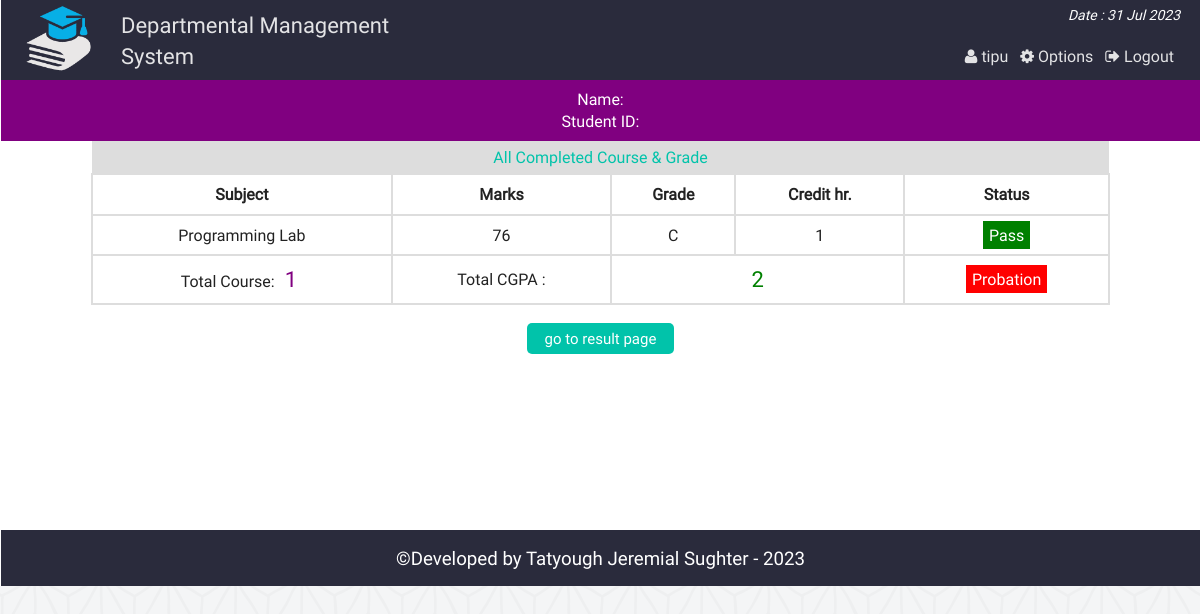
Page /view_cgpa.php (signed in) on the committed database.
### tables this page shows
CREATE TABLE `result` (
  `id` int(11) NOT NULL,
  `st_id` int(11) NOT NULL,
  `marks` int(5) NOT NULL,
  `sub` varchar(50) NOT NULL,
  `semester` varchar(20) NOT NULL
);

### php/functions.php (called while the page is built, shortened)
<?php
class login_registration_class{
	public function view_cgpa($stid){
		global $conn;
		$sql = "select * from result where st_id='$stid'";
		$result = $conn->query($sql);
		return $result;
	}
};
?>

### view_cgpa.php (the view, shortened to what this page needs)
<?php
	require "php/config.php";
	require_once "php/functions.php";
	$user = new login_registration_class();
?>
<?php
include "php/headertop_admin.php";
?>
<div class="all_student fix">
		<?php
		function credit_hour($x){
			if($x=="DBMS") return 3;
			elseif($x == "DBMS Lab") return 1;
			elseif($x == "Mathematics") return 4;
			elseif($x == "Programming") return 3;
			elseif($x == "Programming Lab") return 1;
			elseif($x == "English") return 4;
			elseif($x == "Physics") return 3;
			elseif($x == "Chemistry") return 3;
			elseif($x == "Psychology") return 3;
		}
		function grade_point($gd){
			if($gd<60) return 0;
			elseif($gd>=60 && $gd<70) return 1;
			elseif($gd>=70 && $gd<80) return 2;
			elseif($gd>=80 && $gd<90) return 3;
			elseif($gd>=90 && $gd<=100) return 4;
		}
		?>
		<div>
	<p style="text-align:center;color:#fff;background:purple;margin:0;padding:8px;"><?php echo "Name: ".$name."<br>Student ID: " . $stid; ?></p>
	</div>
	<p style='text-align:center;background:#ddd;color:#01C3AA;padding:5px;width:84%;margin:0 auto'>All Completed Course & Grade</p>
	<?php
			$i=0;
			$ch = 0;
			$gp = 0;
				$get_result = $user->view_cgpa($stid);
				if($get_result && ($get_result->num_rows)>0){
			?>
				<table class="tab_two" style="text-align:center;width:85%;margin:0 auto">
					<th>Subject</th>
					<th>Marks</th>
					<th>Grade</th>
					<th>Credit hr.</th>
					<th>Status</th>
		<?php
				while($rows = $get_result->fetch_assoc()){
				$i++;
				$ch = $ch + credit_hour($rows['sub']);
		?>
			<tr>
				<td><?php echo $rows['sub']; ?></td>
				<td><?php echo $rows['marks']; ?></td>
				<td>
				<?php
					$mark = $rows['marks'];
					if($mark<60){echo "F";}
					elseif($mark>=60 && $mark<70){echo "D";}
					elseif($mark>=70 && $mark<80){echo "C";}
					elseif($mark>=80 && $mark<90){echo "B";}
					elseif($mark>=90 && $mark<=100){echo "A";}
					$gp = $gp + (credit_hour($rows['sub']) * grade_point($rows['marks']));
				?>
				</td>
				<td><?php echo credit_hour($rows['sub']); ?></td>
				<td>
				<?php
					$stat = $rows['marks'];
					if($stat<60){
						echo "<span style='background:red;padding:3px 11px;color:#fff;'>Fail</span>";
					}elseif($stat>=60 && $stat<70){
						echo "<span style='background:yellow'>Retake</span>";
					}else{
						echo "<span style='background:green;padding:3px 6px;color:#fff;'>Pass</span>";
					}
				?>
				</td>
			</tr>
			<?php } ?>
			<tr>
			<td><?php echo "Total Course: <span style='color:#800080;padding:3px 6px;font-size:22px'>".$i."</span>"; ?></td>
				<td colspan="1">Total CGPA : </td>
				<td colspan="2">
				<?php
				$sg = $gp/$ch;
				echo "<span style='color:green;padding:3px 6px;font-size:22px'>" . round($sg,2) . "</span>"; ?>
				</td>
				<td>
					<?php
						if($sg>=3.5){
							echo "<span style='background:purple;padding:3px 6px;color:#fff;'>Excellent";
						}elseif($sg>=3.0 && $sg<3.5){
							echo "<span style='background:green;padding:3px 6px;color:#fff;'>Good";
						}elseif($sg>=2.5 && $sg<3.0){
							echo "<span style='background:gray;padding:3px 6px;color:#fff;'>Average";
						}else{
							echo "<span style='background:red;padding:3px 6px;color:#fff;'>Probation";
						}
					?>
				</td>
			</tr>
		</table>
		<?php
			}
			else{
				echo  "<p style='color:red;text-align:center'>Nothing Found</p>";
				}
		?>
		<div class="back fix">
			<p style="text-align:center"><a href="view_result.php?vr=<?php echo $stid?>&vn=<?php echo $name?>"><button class="editbtn">go to result page</button></a></p>
		</div>
</div>
<?php include "php/footerbottom.php";?>

### css/main.css (style rules this page uses)
html { color: #222; font-size: 1em; line-height: 1.4; }
a { text-decoration:none; }
.fix { overflow:hidden; }
body { font-family:roboto !important; background:url(../img/ptrn.png) repeat fixed; }
.st_reg th, td { padding: 8px; }
.editbtn { background-color: #01C3AA; border: none; border-radius:5px; color: white; padding: 5px 18px; text-align: center; text-decoration: none; display: inline-block; font-size: 15px; margin: 2px 1px; cursor: pointer; }
.all_student { min-height:450px; }
table.att_tab tr,td,th { border:2px solid #ddd; border-collapse:collapse; padding:8px; }

### rows in the picture
result: sub "Programming Lab", marks "76", shows "C", sub "1", shows "Pass"

### other values in the picture
$admin_name "tipu"
$i "1"
$sg "2"
